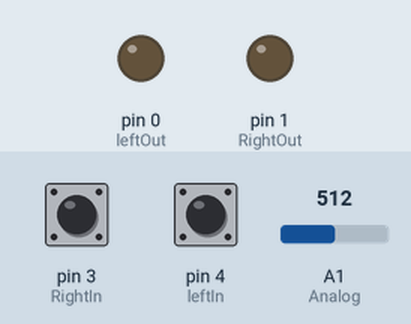
This sketch was run on a simulated Arduino Uno, built with avr-gcc and run on an emulated ATmega328P. Shown: output pins drawn as LEDs (lit = HIGH). Inputs (shaded band) come from the test bench; at power-on: pin 3 (RightIn) HIGH, pin 4 (leftIn) HIGH, A1 (Analog) = 512.

Above: at 1.2 s.
1.3 s: pin 3 (RightIn) pulled LOW for 3.2 s
At 3.9 s:
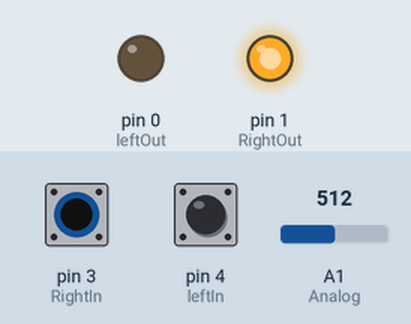
6.0 s: pin 4 (leftIn) pulled LOW for 3.2 s
At 8.7 s:
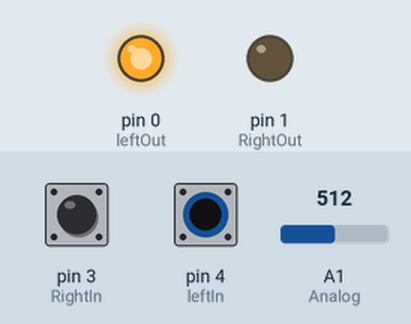
10.7 s: pin 3 (RightIn) driven LOW and pin 4 (leftIn) driven LOW
At 13.4 s:
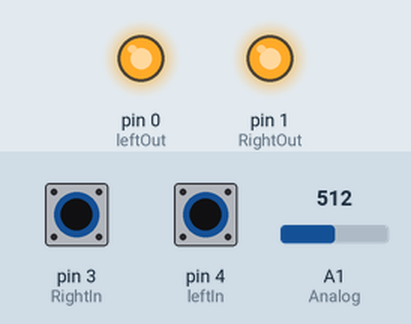
13.7 s: pin 3 (RightIn) driven HIGH
At 14.2 s:
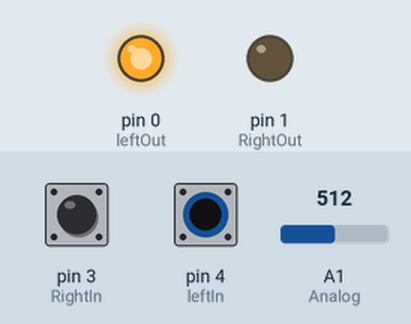
15.2 s: pin 3 (RightIn) driven LOW
At 18.1 s:
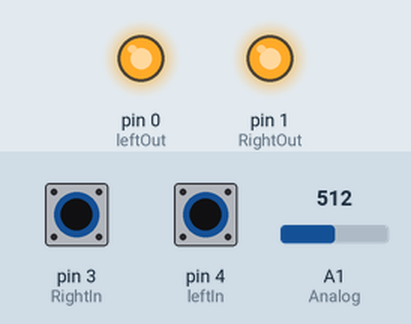
Timing chart, 0 to 19.2 s (numbered marks = the images above; inputs shaded):
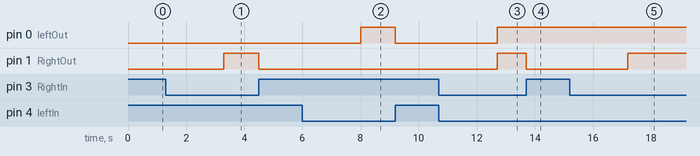

The sketch:

AttinyDRL.ino
```cpp
const int leftOut = 0;
const int RightOut = 1;
const int leftIn = 4;
const int RightIn = 3;
const int Analog = A1;
const int off = 450; //0.4459 V - 12.76V
const int on = 480; //0.4753 V - 13.6V
int c = 0;

void setup() {
  pinMode(leftOut, OUTPUT);
  pinMode(RightOut, OUTPUT);
  pinMode(leftIn, INPUT);
  pinMode(RightIn, INPUT);
  pinMode(Analog, INPUT);
  analogReference(INTERNAL); //використовую внутрішню опорну напругу 1.1 В

}


void loop() {
  do{
    if (analogRead(Analog)>=on){ //Перевіряю яка напруга. Якщо >= on продовжую перевірку.
      if (digitalRead(leftIn) == LOW) { //Якщо лівий покажчик повороту ОФФ змінюю константу з 0 на 1
        c = 1;
       }
      if (digitalRead(RightIn) == LOW) { //Якщо лівий покажчик повороту ОФФ змінюю константу з 0 чи 1 на 2 чи 3
        c += 2;
      }
    }
  }while(c==0); //Якщо хоч 1 потрібно вмикати - виходжу з циклу
  swtch(); //Переходжу до функції нижче, котра в залежності від змінної "c" вмикає праве чи ліве чи праве + ліве ДХО
  while (analogRead(Analog)>off){ //Цикл який працює після першого ввімкнення. Якщо напруга вище напруги OFF та не включене ближнє, чи покажчики повороту.
    if (digitalRead(leftIn) == HIGH) { //Вимикаю лівий, якщо вмикаю лівий покажчик повороту ( або ближнє світло)
      digitalWrite(leftOut, LOW);
    }
    else if (digitalRead(leftOut)!=HIGH){ //В інакшому випадку перевіряю, чи зараз ввімкнений лівий. Якщо ні - змінюю константу "с" з 0 на 1
        c = 1;
    }
     if (digitalRead(RightIn) == HIGH) { //Вимикаю правий, якщо вмикаю правий покажчик повороту ( або ближнє світло)
      digitalWrite(RightOut, LOW);
    }
    else if (digitalRead(RightOut)!=HIGH){//В інакшому випадку перевіряю, чи зараз ввімкнений правий. Якщо ні - змінюю константу "с" додаю до змінної 2 ( отримую або 2, або 3).
        c += 2;
    }
    swtch(); //Переходжу до функції нижче, котра в залежності від змінної "c" вмикає праве чи ліве чи праве + ліве ДХО
  }
  delay(500); //Чекаю 0.5 секунди
  digitalWrite(leftOut, LOW); //Вимикаю ліве ДХО
  digitalWrite(RightOut, LOW); //Вимикаю праве ДХО
}

void swtch(){ //В залежності від змінної "с" вмикаю ліве, праве або обидва ДХО з затримкою перед ввімкненням у 2 секунди.
  switch(c){
    case 1:
        delay(2000);
        digitalWrite(leftOut, HIGH);
        break;
    case 2:
        delay(2000);
        digitalWrite(RightOut, HIGH);
        break;
    case 3:
        delay(2000);
        digitalWrite(leftOut, HIGH);
        digitalWrite(RightOut, HIGH);
        break;
  }
  c = 0; //Обнулюю після виконання функції switch
}
```

Measured:
- after the input at 1.3 s, pin 1 (RightOut): LOW → HIGH after 2.0 s, → LOW 1.2 s later
- after the input at 6.0 s, pin 0 (leftOut): LOW → HIGH after 2.0 s, → LOW 1.2 s later
- after the input at 10.7 s, pin 0 (leftOut), pin 1 (RightOut): LOW → HIGH after 2.0 s
- after the input at 13.7 s, pin 1 (RightOut): HIGH → LOW at once
- after the input at 15.2 s, pin 1 (RightOut): LOW → HIGH after 2.0 s
